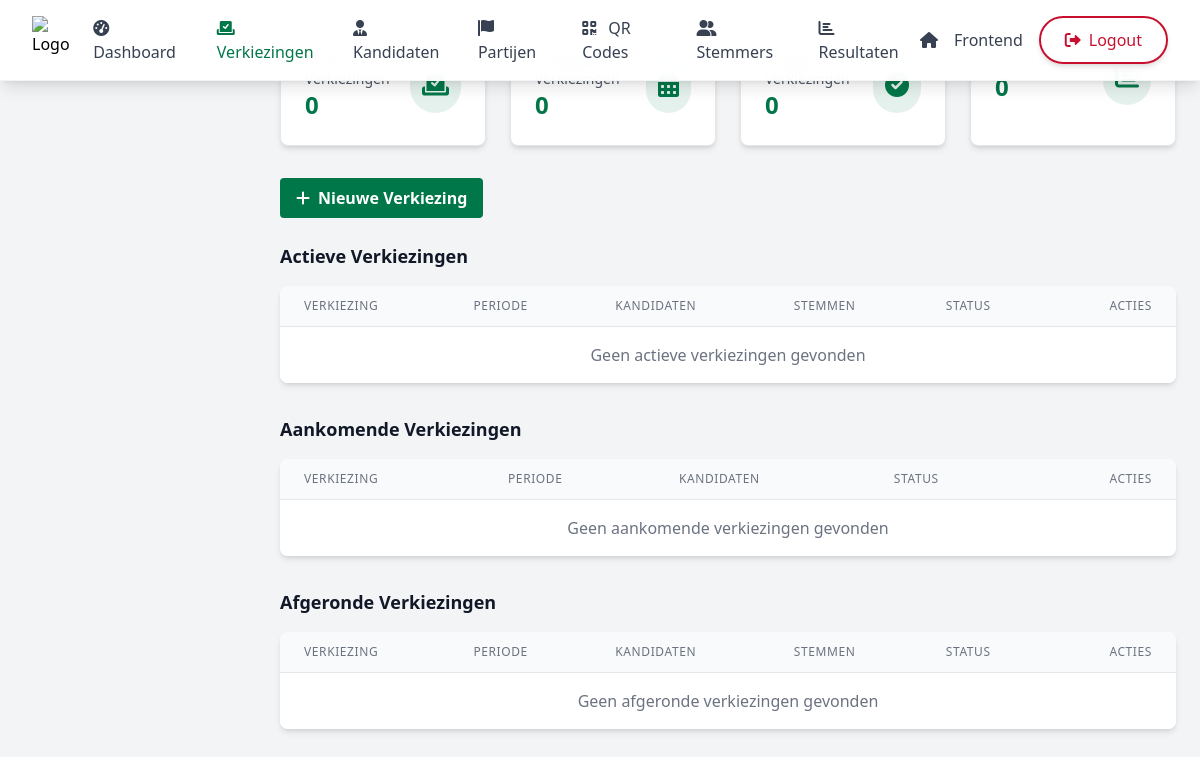
The page /admin/elections.php (signed in) on the database as committed earlier.
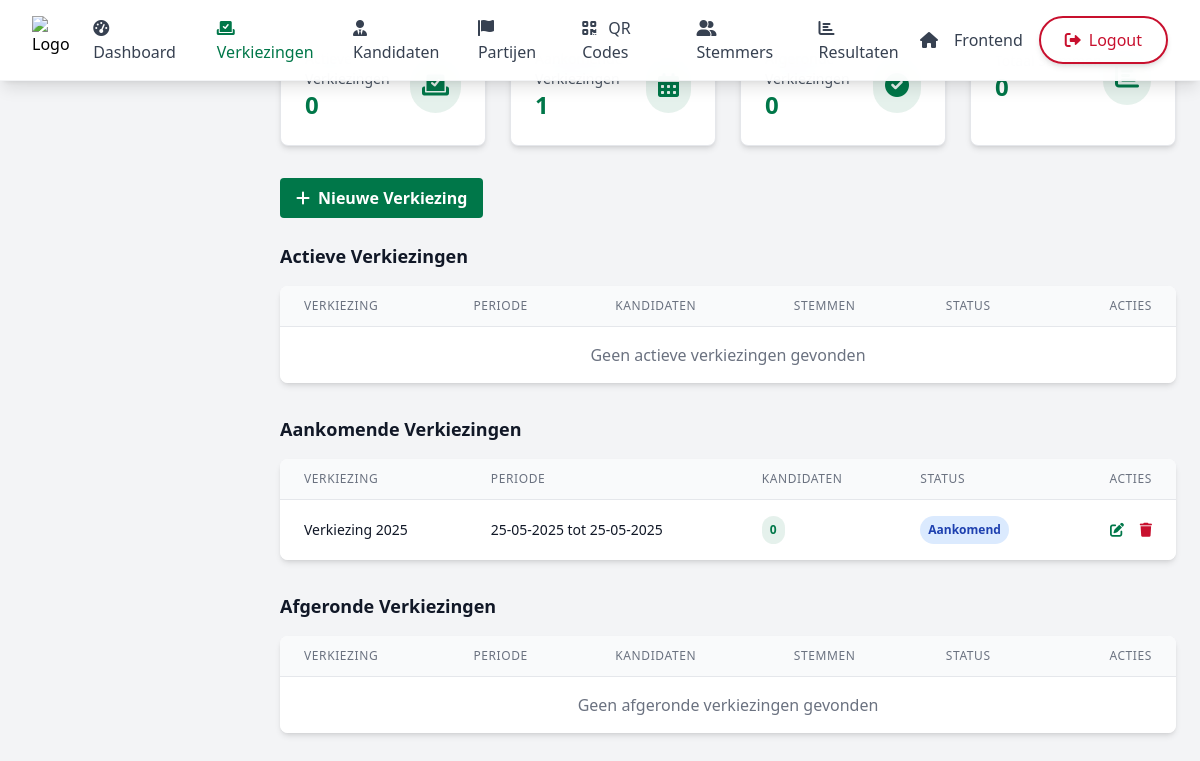
The same page on the database as committed later.
### tables this page shows
CREATE TABLE `elections` (
  `ElectionID` bigint(20) NOT NULL,
  `ElectionName` varchar(255) NOT NULL,
  `ElectionDate` date NOT NULL,
  `Status` enum('draft','active','completed') DEFAULT 'draft',
  `StartDate` datetime NOT NULL,
  `EndDate` datetime NOT NULL,
  `CreatedAt` timestamp NOT NULL DEFAULT current_timestamp(),
  `UpdatedAt` timestamp NOT NULL DEFAULT current_timestamp() ON UPDATE current_timestamp()
);

### admin/elections.php (the view, shortened to what the rows shown need)
<?php
require_once '../include/db_connect.php';
$upcoming_elections = [];
try {
    $stmt = $pdo->query("
        SELECT e.*,
               COUNT(DISTINCT c.CandidateID) as candidate_count
        FROM elections e
        LEFT JOIN candidates c ON e.ElectionID = c.ElectionID
        WHERE e.StartDate > NOW()
        GROUP BY e.ElectionID
        ORDER BY e.StartDate ASC
    ");
    $upcoming_elections = $stmt->fetchAll(PDO::FETCH_ASSOC);
} catch (PDOException $e) {
    error_log("Database error: " . $e->getMessage());
    $_SESSION['error_message'] = "Er is een fout opgetreden bij het ophalen van de verkiezingen.";
}
?>
<div class="mb-8">
    <h2 class="text-lg font-semibold text-gray-900 mb-4">Actieve Verkiezingen</h2>
    <div class="bg-white rounded-lg shadow-md overflow-hidden">
        <table class="min-w-full divide-y divide-gray-200">
            <thead class="bg-gray-50">
                <tr>
                    <th class="px-6 py-3 text-left text-xs font-medium text-gray-500 uppercase tracking-wider">Verkiezing</th>
                    <th class="px-6 py-3 text-left text-xs font-medium text-gray-500 uppercase tracking-wider">Periode</th>
                    <th class="px-6 py-3 text-left text-xs font-medium text-gray-500 uppercase tracking-wider">Kandidaten</th>
                    <th class="px-6 py-3 text-left text-xs font-medium text-gray-500 uppercase tracking-wider">Stemmen</th>
                    <th class="px-6 py-3 text-left text-xs font-medium text-gray-500 uppercase tracking-wider">Status</th>
                    <th class="px-6 py-3 text-right text-xs font-medium text-gray-500 uppercase tracking-wider">Acties</th>
                </tr>
            </thead>
        </table>
    </div>
</div>
<div class="mb-8">
    <h2 class="text-lg font-semibold text-gray-900 mb-4">Aankomende Verkiezingen</h2>
    <div class="bg-white rounded-lg shadow-md overflow-hidden">
        <table class="min-w-full divide-y divide-gray-200">
            <thead class="bg-gray-50">
                <tr>
                    <th class="px-6 py-3 text-left text-xs font-medium text-gray-500 uppercase tracking-wider">Verkiezing</th>
                    <th class="px-6 py-3 text-left text-xs font-medium text-gray-500 uppercase tracking-wider">Periode</th>
                    <th class="px-6 py-3 text-left text-xs font-medium text-gray-500 uppercase tracking-wider">Kandidaten</th>
                    <th class="px-6 py-3 text-left text-xs font-medium text-gray-500 uppercase tracking-wider">Status</th>
                    <th class="px-6 py-3 text-right text-xs font-medium text-gray-500 uppercase tracking-wider">Acties</th>
                </tr>
            </thead>
            <tbody class="bg-white divide-y divide-gray-200">
                <?php if (empty($upcoming_elections)): ?>
                    <tr>
                        <td colspan="5" class="px-6 py-4 text-center text-gray-500">
                            Geen aankomende verkiezingen gevonden
                        </td>
                    </tr>
                <?php else: ?>
                    <?php foreach ($upcoming_elections as $election): ?>
                        <tr class="hover:bg-gray-50 transition-colors duration-200">
                            <td class="px-6 py-4 whitespace-nowrap">
                                <p class="text-sm font-medium text-gray-900"><?= htmlspecialchars($election['ElectionName']) ?></p>
                            </td>
                            <td class="px-6 py-4 whitespace-nowrap">
                                <p class="text-sm text-gray-900">
                                    <?= date('d-m-Y', strtotime($election['StartDate'])) ?> tot
                                    <?= date('d-m-Y', strtotime($election['EndDate'])) ?>
                                </p>
                            </td>
                            <td class="px-6 py-4 whitespace-nowrap">
                                <span class="px-2 py-1 inline-flex text-xs leading-5 font-semibold rounded-full bg-suriname-green/10 text-suriname-green">
                                    <?= $election['candidate_count'] ?>
                                </span>
                            </td>
                            <td class="px-6 py-4 whitespace-nowrap">
                                <span class="px-2 py-1 inline-flex text-xs leading-5 font-semibold rounded-full bg-blue-100 text-blue-800">
                                    Aankomend
                                </span>
                            </td>
                            <td class="px-6 py-4 whitespace-nowrap text-right text-sm font-medium">
                                <a href="edit_election.php?id=<?= $election['ElectionID'] ?>"
                                   class="text-suriname-green hover:text-suriname-dark-green mr-3 transition-colors duration-200">
                                    <i class="fas fa-edit transform hover:scale-110 transition-transform duration-200"></i>
                                </a>
                                <a href="delete_election.php?id=<?= $election['ElectionID'] ?>"
                                   class="text-suriname-red hover:text-suriname-dark-red transition-colors duration-200"
                                   onclick="return confirm('Weet u zeker dat u deze verkiezing wilt verwijderen?')">
                                    <i class="fas fa-trash transform hover:scale-110 transition-transform duration-200"></i>
                                </a>
                            </td>
                        </tr>
                    <?php endforeach; ?>
                <?php endif; ?>
            </tbody>
        </table>
    </div>
</div>
<div class="mb-8">
    <h2 class="text-lg font-semibold text-gray-900 mb-4">Afgeronde Verkiezingen</h2>
    <div class="bg-white rounded-lg shadow-md overflow-hidden">
        <table class="min-w-full divide-y divide-gray-200">
            <thead class="bg-gray-50">
                <tr>
                    <th class="px-6 py-3 text-left text-xs font-medium text-gray-500 uppercase tracking-wider">Verkiezing</th>
                    <th class="px-6 py-3 text-left text-xs font-medium text-gray-500 uppercase tracking-wider">Periode</th>
                    <th class="px-6 py-3 text-left text-xs font-medium text-gray-500 uppercase tracking-wider">Kandidaten</th>
                    <th class="px-6 py-3 text-left text-xs font-medium text-gray-500 uppercase tracking-wider">Stemmen</th>
                    <th class="px-6 py-3 text-left text-xs font-medium text-gray-500 uppercase tracking-wider">Status</th>
                    <th class="px-6 py-3 text-right text-xs font-medium text-gray-500 uppercase tracking-wider">Acties</th>
                </tr>
            </thead>
        </table>
    </div>
</div>
<?php
require_once 'components/layout.php';
?>

Rows that differ between the two databases and show on the page:
added elections: ElectionName "Verkiezing 2025", StartDate "25-05-2025", EndDate "25-05-2025", candidate_count "0"
Other text that changed with them:
count($upcoming_elections): "0" → "1"
text no longer shown: "Geen aankomende verkiezingen gevonden"
